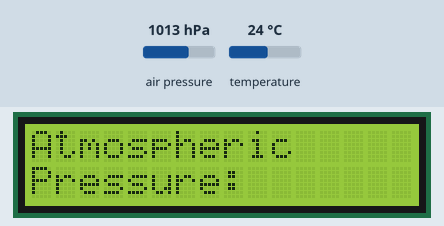
Recording of a sketch running on a simulated Arduino Uno, built with avr-gcc and run on an emulated ATmega328P. On the bench: 16×2 character LCD. The test bench sets the inputs (shaded band); at power-on: temperature 24 °C, air pressure 1013 hPa.

Above: at 7.2 s.
7.3 s: temperature set to 12 °C
At 15.5 s:
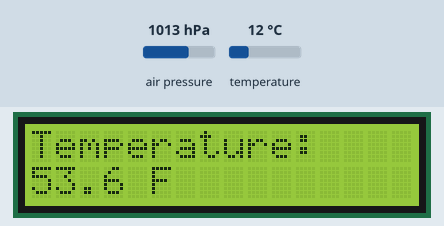
20.6 s: temperature set to 19 °C
At 29.3 s:
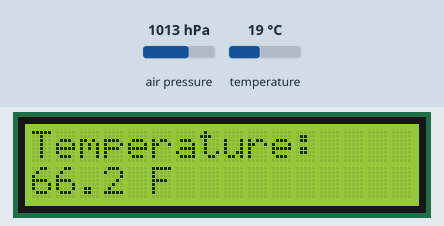
32.1 s: air pressure set to 952 hPa
At 36.6 s:
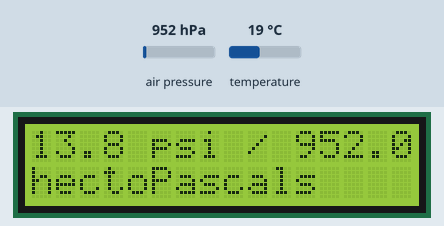
44.2 s: air pressure set to 975 hPa
At 54.6 s:
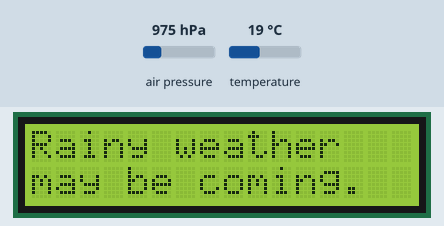
58.2 s: air pressure set to 1000 hPa
At 68.4 s:
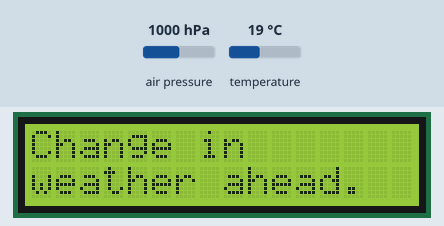
72.2 s: air pressure set to 1048 hPa
At 82.2 s:
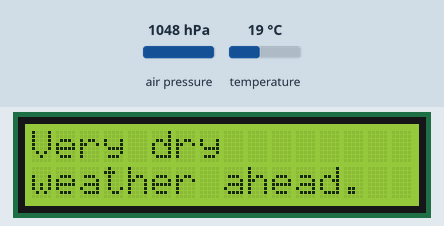
Timing chart, 0 to 83.7 s (numbered marks = the images above; inputs shaded):
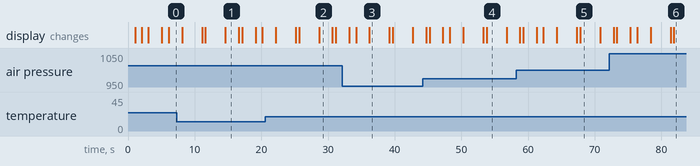

Measured:
- what the display in image 1 shows lasts 2.0 s, from 14.6 s to 16.6 s
- what the display in image 3 shows lasts 3.0 s, from 36.2 s to 39.2 s

The sketch:

dads-barometer.ino
```cpp
 //in C, when including files as sources, you often will use header files,
//which contain functions for example They are libraries essentially.
#include <Adafruit_BMP085_U.h>
#include <Adafruit_Sensor.h>
#include <Wire.h>
#include <LiquidCrystal.h>
#include <math.h>

//You can set up global variables here:
//create an object/variable of type LiquidCrystal, call it lcd
//then tell it what pins to reference
LiquidCrystal lcd(11,12,4,5,6,7);

//create an object of the type created in the library. Name it bmp
//then assign it some sort of id?
Adafruit_BMP085_Unified bmp = Adafruit_BMP085_Unified(10085);

//int ledStormy = 8;
//int ledRainy = 9;
//int ledChange = 10;


void displaySensorDetails()
{
  sensor_t sensor;
  bmp.getSensor(&sensor);
//  lcd.print("------------------------------------");
  lcd.print  ("Sensor:       "); lcd.print(sensor.name);
  lcd.print  ("Driver Ver:   "); lcd.print(sensor.version);
  lcd.print  ("Unique ID:    "); lcd.print(sensor.sensor_id);
  lcd.print  ("Max Value:    "); lcd.print(sensor.max_value); lcd.print(" hPa");
  lcd.print  ("Min Value:    "); lcd.print(sensor.min_value); lcd.print(" hPa");
  lcd.print  ("Resolution:   "); lcd.print(sensor.resolution); lcd.print(" hPa");
  lcd.print("------------------------------------");
  lcd.print("");
  delay(500);
}

void greeting() {
    lcd.print("Hello Dad & Lori.");
  delay(1000);
  lcd.setCursor(0,1);
  lcd.print("This is your");
  delay(1000);
  lcd.clear();
  lcd.print("electronic");
  delay(1000);
  lcd.setCursor(0,1);
  lcd.print("barometer.");
  delay(2000);
  lcd.clear();
  delay(1000);
}

//the void command is used here to indicate that the following
//function will not return anything.
void setup() {
  // put your setup code here, to run once:
  lcd.begin(16,2);
//  lcd.print("Pressure Sensor Test");

  /* Initialise the sensor */
  if(!bmp.begin())
  {
    /* There was a problem detecting the BMP085 ... check your connections */
    lcd.print("Ooops, no BMP085 detected ... Check your wiring or I2C ADDR!");
    while(1);
  }

  /* Display some basic information on this sensor */
//  displaySensorDetails();
  greeting();
}


void loop() {
  sensors_event_t event;
  bmp.getEvent(&event);

  /* Display the results (barometric pressure is measure in hPa) */
  if (event.pressure)
  {
    /* Display atmospheric pressue in hPa, hectopascals, which is 100Pa
    A Pascal is 1N (Newton, the standard unit of force) per square meter
    1 hPa = 0.01450377 psi */
//    lcd.print("Atmos Pressure: ");
//    lcd.setCursor(0,1);
//    lcd.print(String(event.pressure) + " hPa");
//    delay(2000);
//    lcd.clear();
//    delay(500);

    lcd.print("Atmospheric");
    lcd.setCursor(0,1);
    lcd.print("Pressure:");
    delay(2000);
    lcd.clear();
    lcd.print((event.pressure *0.01450377), 1);
    lcd.setCursor(5,0);
    lcd.print("psi / ");
    lcd.print(event.pressure, 1);
    lcd.setCursor(0,1);
    lcd.print("hectoPascals");
     delay(3000);
//    lcd.scrollDisplayLeft();
//    delay(7000);
    lcd.clear();
    delay(500);

//  create logic to write alerts dependent on range of readings
    if (event.pressure < 970) {
//      lcd.autoscroll();
//      digitalWrite(ledStormy, HIGH);
      lcd.print("Stormy weather");
      lcd.setCursor(0,1);
      lcd.print("may be coming.");
      delay(3000);
      lcd.clear();
//      delay(500);
    }
    else if (event.pressure >= 970 && event.pressure < 990) {
//      lcd.autoscroll();
//      digitalWrite(ledRainy, HIGH);
      lcd.print("Rainy weather");
      lcd.setCursor(0,1);
      lcd.print("may be coming.");
      delay(3000);
      lcd.clear();
//      delay(500);
    }
    else if (event.pressure >= 990 && event.pressure < 1010) {
//      lcd.autoscroll();
//      digitalWrite(ledChange, HIGH);
      lcd.print("Change in");
      lcd.setCursor(0,1);
      lcd.print("weather ahead.");
      delay(3000);
      lcd.clear();
//      delay(500);
    }
    else if (event.pressure >= 1010 && event.pressure < 1030) {
//      lcd.autoscroll();
      lcd.print("Fair weather");
      lcd.setCursor(0,1);
      lcd.print("ahead.");
      delay(3000);
      lcd.clear();
//      delay(500);
    }
    else if (event.pressure >= 1030) {
//      lcd.autoscroll();
      lcd.print("Very dry");
      lcd.setCursor(0,1);
      lcd.print("weather ahead.");
      delay(3000);
      lcd.clear();
      delay(500);
    } else {
      lcd.print("Error");
    }

    /* Calculating altitude with reasonable accuracy requires pressure    *
     * sea level pressure for your position at the moment the data is     *
     * converted, as well as the ambient temperature in degress           *
     * celcius.  If you don't have these values, a 'generic' value of     *
     * 1013.25 hPa can be used (defined as SENSORS_PRESSURE_SEALEVELHPA   *
     * in sensors.h), but this isn't ideal and will give variable         *
     * results from one day to the next.                                  *
     *                                                                    *
     * You can usually find the current SLP value by looking at weather   *
     * websites or from environmental information centers near any major  *
     * airport.                                                           *
     *                                                                    *
     * For example, for Paris, France you can check the current mean      *
     * pressure and sea level at: http://bit.ly/16Au8ol                   */

    /* First we get the current temperature from the BMP085 */
    float temperature;
    bmp.getTemperature(&temperature);
//    temperature = round((((temperature * 9)/5) + 32) *10) / 10;
    temperature = ((temperature * 9)/5) + 32;
    lcd.print("Temperature: ");
    lcd.setCursor(0,1);
    lcd.print(temperature, 1);
    lcd.print(" F");
    delay(2000);
    lcd.clear();
    delay(500);

    /* Then convert the atmospheric pressure, and SLP to altitude         */
    /* Update this next line with the current SLP for better results      */
    float seaLevelPressure = SENSORS_PRESSURE_SEALEVELHPA;
    lcd.print("Altitude:");
    lcd.setCursor(0,1);
    lcd.print(bmp.pressureToAltitude(seaLevelPressure,
                                        event.pressure) /.3048, 1);
    lcd.print(" feet");
    delay(2000);
    lcd.clear();
  }
  else
  {
    lcd.print("Sensor error");
  }
  delay(1000);


  // put your main code here, to run repeatedly:


//  lcd.blink();
//  delay(4000);
//
//  lcd.noBlink();
//
//  lcd.cursor();
//  delay(2000);
//  lcd.noCursor();
//
//  lcd.clear();
}
```
